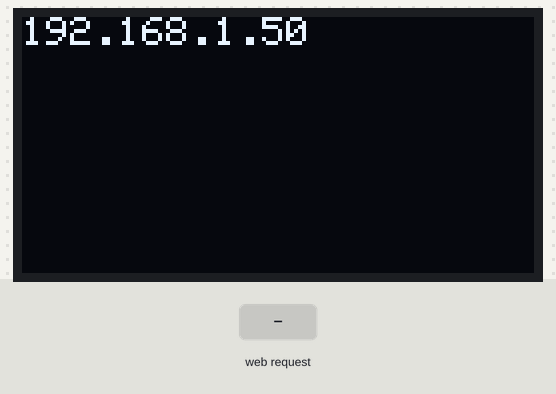
This sketch was run on a simulated ESP8266 (NodeMCU). On the bench: 128×64 one-colour display. The test bench sets the inputs (shaded band). WiFi joins after 1.5 s; servers stay silent unless stated; what the sketch prints to the serial monitor is not drawn.

Above: at 2.7 s.
2.8 s: HTTP request GET /name received
At 3.5 s:
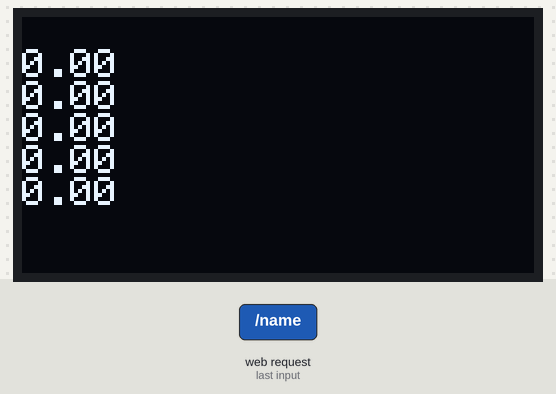
4.3 s: HTTP request GET /lat?value=1 received
At 4.6 s:
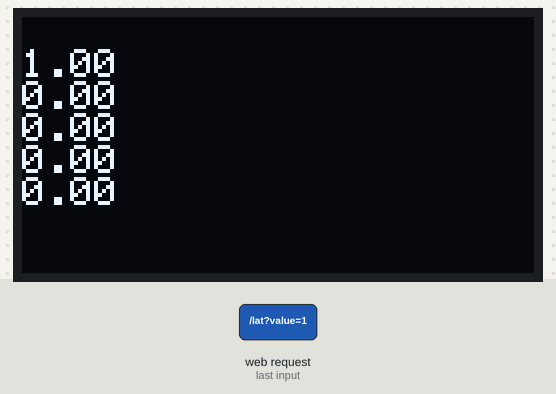
5.8 s: HTTP request GET /lon?value=1 received
At 7.0 s:
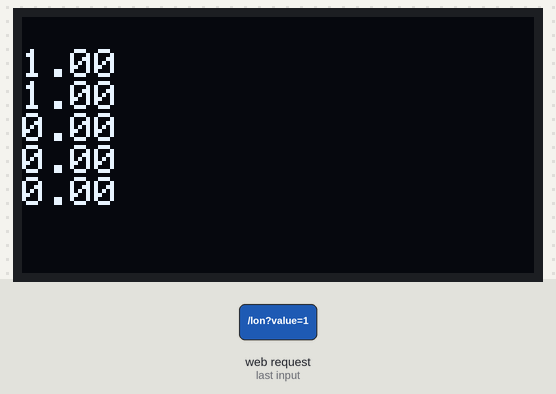
Timing chart, 0 to 8.8 s (numbered marks = the images above; inputs shaded):
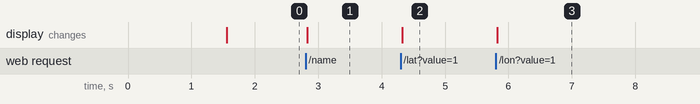

Measured:
- after the input at 2.8 s, the display: changes at once (image 1)
- after the input at 4.3 s, the display: changes at once (image 2)
- after the input at 5.8 s, the display: changes at once (image 3)

The sketch:

web_server_localnet.ino.ino
```cpp
/*------------------------------------------------------------------------------
  03/06/2022
  Author: Jorge Pacheco
  File:
  ------------------------------------------------------------------------------
  Description:
  Simple Server implementation that listens to simple HTTP commands from
  Clients connected to its own network
------------------------------------------------------------------------------*/
// Setup the server to receive data over WiFi
#include <ESP8266WiFi.h>
#include <ESP8266WebServer.h>
#include <SPI.h>
#include <Wire.h>
#include <Adafruit_GFX.h>
#include <Adafruit_SSD1306.h>

/*------------------------------------------------------------------------------
 CONFIGURE ADAFRUIT OLED
------------------------------------------------------------------------------*/
#define SCREEN_WIDTH 128 // OLED display width, in pixels
#define SCREEN_HEIGHT 64 // OLED display height, in pixels

// Declaration for an SSD1306 display connected to I2C (SDA, SCL pins)
#define OLED_RESET     -1 // Reset pin # (or -1 if sharing Arduino reset pin)
Adafruit_SSD1306 display(SCREEN_WIDTH, SCREEN_HEIGHT, &Wire, OLED_RESET);

// Replace with your network credentials
const char* ssid     = "OnePlus8Pro";
const char* password = "70a8d2c12d5e";
//const char* ssid     = "NETGEAR66";
//const char* password = "shinyvase603";
//const char* ssid     = "ATTwCDhGXi Guest";
//const char* password = "DawnKitty";


// Set up the server object
ESP8266WebServer server;

String n_name;
float lat = 0.0;
float lon = 0.0;
float n_speed;
float dir;
float dist_next_step = 0.0;

// Keep track of the sensor data that's going to be sent by the client
float sensor_value = 0.0;

void setup() {

  // Print IP Address as a sanity check
  Serial.begin(115200);
  Serial.println();

  // Configure the server's routes
  server.on("/",handleIndex); // use the top root path to report the last sensor value
  server.on("/update",handleUpdate); // use this route to update the sensor value

  server.on("/name",handleName); // use this route to update the sensor value
  server.on("/lat",handleLat); // use this route to update the sensor value
  server.on("/lon",handleLon); // use this route to update the sensor value
  server.on("/speed",handleSpeed); // use this route to update the sensor value
  server.on("/dir",handleDir); // use this route to update the sensor value
  server.on("/dist_next_step",handleDistToNext); // use this route to update the sensor value
  server.on("/reset",handleReset); // use this route to update the sensor value

  server.begin();

  // SSD1306_SWITCHCAPVCC = generate display voltage from 3.3V internally
  if(!display.begin(SSD1306_SWITCHCAPVCC, 0x3C)) {
    Serial.println(F("SSD1306 allocation failed"));
    for(;;); // Don't proceed, loop forever
  }

  WiFi.begin(ssid, password);
  while (WiFi.status() != WL_CONNECTED) {
    delay(500);
    Serial.print(".");
  }
  Serial.print("IP Address: ");
  Serial.println(WiFi.localIP());

//  handleReset();

  display.clearDisplay();
  display.setTextSize(1);      // Normal 1:1 pixel scale
  display.setRotation(0);
  //display.flip();
  display.setTextColor(WHITE); // Draw white text
  display.setCursor(0, 0);     // Start at top-left corner
  display.cp437(true);         // Use full 256 char 'Code Page 437' font

  String ip_addr = WiFi.localIP().toString();
  display.print(ip_addr);
  display.println();
  display.display();

}
void loop() {
  // put your main code here, to run repeatedly:
  server.handleClient();
}

void handleIndex() {
  server.send(200,"text/plain",String(sensor_value)); // we'll need to refresh the page for getting the latest value
}

void handleUpdate() {
  // The value will be passed as a URL argument
  sensor_value = server.arg("value").toFloat();
  Serial.println(sensor_value);
  server.send(200,"text/plain","Updated\n");
}

void handleName(){
  n_name = server.arg("value");
  Serial.println("Updating Name with " + String(n_name));
  server.send(200, "text/plain", "Name Updated\n");
  displayall();
  Serial.println("Updated Name!");
}

void handleLat(){
  lat = server.arg("value").toFloat();
  Serial.println("Updating Latitude with " + String(lat));
  server.send(200, "text/plain", "Latitude Updated\n");
  displayall();
  Serial.println("Updated Latitude!");
}

void handleLon(){
  lon = server.arg("value").toFloat();
  Serial.println("Updating Longitude with " + String(lon));
  server.send(200, "text/plain", "Longitude Updated\n");
  displayall();
  Serial.println("Updated Longitude!");
}

void handleSpeed(){
  n_speed = server.arg("value").toFloat();
  Serial.println("Updating Speed with " + String(n_speed));
  server.send(200, "text/plain", "Speed Updated\n");
  displayall();
  Serial.println("Updated Speed!");
}

void handleDir(){
  dir = server.arg("value").toFloat();
  Serial.println("Updating directions with " + String(dir));
  server.send(200, "text/plain", "Directions Updated\n");
  displayall();
  Serial.println("Updated Directions!");
}

void handleDistToNext(){
  dist_next_step = server.arg("value").toFloat();
  Serial.println("Updating dist to next step with " + String(dist_next_step));
  server.send(200, "text/plain", "Dist. to Next Step Updated\n");
  displayall();
  Serial.println("Updated Dist. to Next Step!");
}

void handleReset(){
  display.clearDisplay();
  display.print(String(""));
  display.println();
  display.print(String(""));
  display.println();
  display.print(String(""));
  display.println();
  display.print(String(""));
  display.println();
  display.print(String(""));
  display.println();
  display.print(String(""));
  display.println();

  display.display();
}

void displayall(void){

  display.clearDisplay();
  display.setTextSize(1);      // Normal 1:1 pixel scale
  display.setRotation(0);
  //display.flip();
  display.setTextColor(WHITE); // Draw white text
  display.setCursor(0, 0);     // Start at top-left corner
  display.cp437(true);         // Use full 256 char 'Code Page 437' font

  display.print(String(n_name));
  display.println();
  display.print(String(lat));
  display.println();
  display.print(String(lon));
  display.println();
  display.print(String(n_speed));
  display.println();
  display.print(String(dir));
  display.println();
  display.print(String(dist_next_step));
  display.println();

  display.display();

}
```
